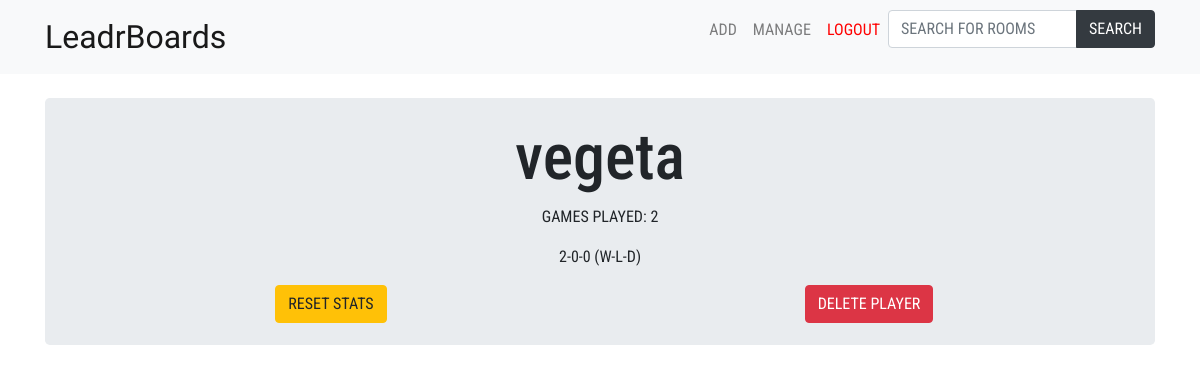
Page /room/manage/24/ (signed in) on the committed database.
### room/models.py (models this page shows, shortened)
class Player(models.Model):
    user = models.ForeignKey(User, on_delete=models.CASCADE,  null=True)
    name = models.CharField(max_length=256)
    wins = models.PositiveIntegerField()
    loss = models.PositiveIntegerField()
    draw = models.PositiveIntegerField()
    games_played = models.PositiveIntegerField()
    class Meta:
        ordering = ["-wins"]

### room/views.py (the view)
# urls.py: path('manage/<pk>/', login_required(views.SinglePlayer.as_view()), name='player_detail'),
class SinglePlayer(generic.DetailView, LoginRequiredMixin):
    model = models.Player
    template_name = 'player_detail.html'
    login_url = 'home'
    def get_queryset(self):
        return Player.objects.filter(user=self.request.user)

### templates/player_detail.html (shortened to what this page needs)
{% extends "base.html" %}
{% block content %}
<div class="container">
  <div class="jumbotron jumbotron-other" align=center>
    <h1 class="label-for-user">{{player.name}}</h1>
    <p>GAMES PLAYED: {{player.games_played}}</p>
    <p>{{player.wins}}-{{player.loss}}-{{player.draw}} (W-L-D)</p>
    <div class="row">
      <div class="col">
        <a href="{% url 'room:reset_player' pk=player.id%}"><button type="submit" class="btn btn-warning">RESET STATS</button></a>
      </div>
      <div class="col">
        <form action="{% url 'room:delete_player' pk=player.id%}" method="POST">
          <button class="btn btn-danger" type="submit">DELETE PLAYER</button>
        </form>
      </div>
    </div>
  </div>
</div>
{% endblock %}

### static/main.css (style rules this page uses)
body { font-family: 'Roboto Condensed', sans-serif; }
.jumbotron-other { padding-top: 2%; padding-bottom: 2%; }
.label-for-user { font-size: 400%; }

### rows in the picture
Player: name "vegeta", games_played "2", wins "2", loss "0", draw "0"
